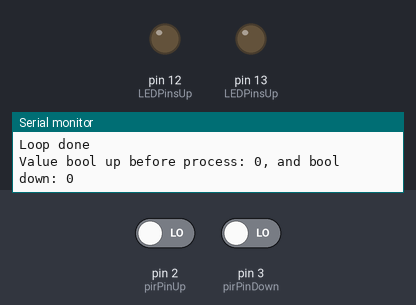
This sketch was run on a simulated Arduino Uno, built with avr-gcc and run on an emulated ATmega328P. Shown: output pins drawn as LEDs (lit = HIGH), the last lines printed to the serial monitor. The test bench sets the inputs (shaded band); at power-on: pin 2 (pirPinUp) LOW, pin 3 (pirPinDown) LOW.

Above: at 2.8 s.
2.9 s: pin 2 (pirPinUp) driven HIGH
At 3.5 s:
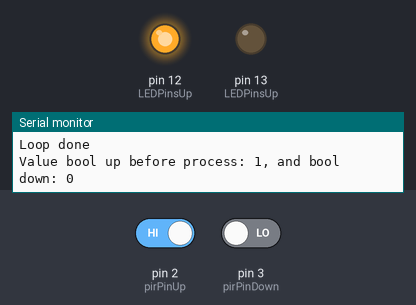
At 5.4 s:
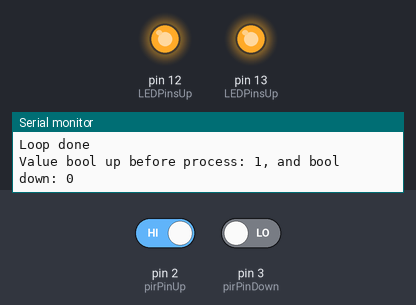
Timing chart, 0 to 31.5 s (numbered marks = the images above; inputs shaded):
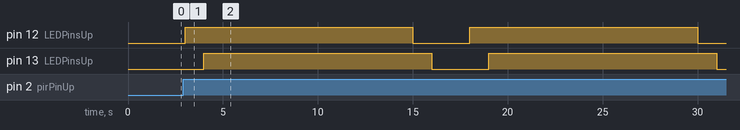

Measured:
- after the input at 2.9 s, pin 12 (LEDPinsUp): alternates HIGH for 12.0 s and LOW for 3.0 s, starting after 0.10 s; pin 13 (LEDPinsUp): alternates HIGH for 12.0 s and LOW for 3.0 s, starting after 1.1 s

The sketch:

staircaselighting.ino
```cpp
// Value of Pir pins
int pirPinUp = 2;
int pirPinDown = 3;

// Variables for determening if the sensors are triggered
bool pirStatOpp = false;
bool pirStatNed = false;

//Values for the logic about light
int LEDPinsUp[] = {12,13}; //Change in here for light pins for steps
int LEDPinsDown[] = {13,12}; // Needs to be the excact opposite of LedPinsUp
int numberOfElements = sizeof(LEDPinsUp) / sizeof(LEDPinsUp[0]);

void setup() {
  //Output LED
  pinMode(12,OUTPUT);
  pinMode(13,OUTPUT);

  //Input PIR
  pinMode(pirPinUp,INPUT);
  pinMode(pirPinDown,INPUT);

  //Serial
  Serial.begin(9600);

  //Confirmation of element amount
  Serial.println(numberOfElements);
}

void loop() {
  //Reads sensors and sets variables
  pirStatOpp=digitalRead(pirPinUp);
  pirStatNed=digitalRead(pirPinDown);

  //Check of values before this iteration
  Serial.print("Value bool up before process: ");
  Serial.print(pirStatOpp);
  Serial.print(", and bool down: ");
  Serial.println(pirStatNed);

  //Statement to check if the sensor is triggered to turn on lights
  if (pirStatOpp == HIGH){
    lightloop(1,LEDPinsUp);
    //Delay between turn on and turn off
    delay(10000);
    lightloop(0,LEDPinsUp);
    Serial.println("For loop done");
    delay(1000);
  }
  else if (pirStatNed == HIGH){
    lightloop(1,LEDPinsDown);
    //Delay between turn on and turn off
    delay(10000);
    lightloop(0,LEDPinsDown);
    Serial.println("For loop done");
    delay(1000);
  }
  //Not turn
  else{
    delay(1000);
  }

Serial.println("Loop done");
}

void lightloop(int turn, int array[]) {
  //Decides if the call is is for turn on or turn off
  int val;
  if (turn == 0){
    val = LOW;
  }
  else {
    val = HIGH;
  }
  //Loop for turning on/off light
  for(int i = 0; i < numberOfElements ; i++){
      digitalWrite(array[i] ,val);
      delay(1000);
    }
}
```
